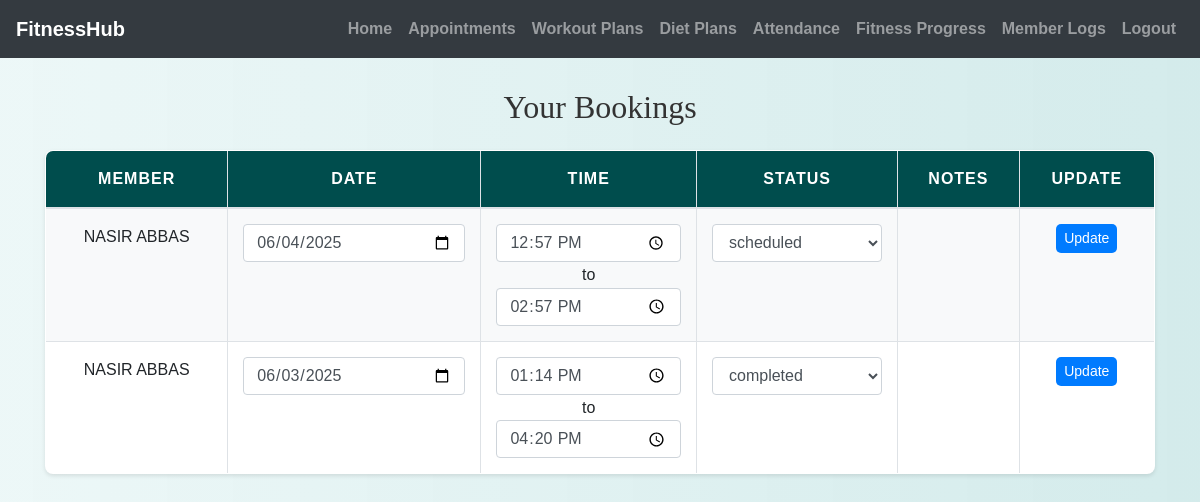
The page /trainer/view_bookings.php (signed in) on the database its author committed.
### tables this page shows
CREATE TABLE `appointments` (
  `appointment_id` int(11) NOT NULL,
  `member_id` int(11) NOT NULL,
  `trainer_id` int(11) NOT NULL,
  `appointment_date` date NOT NULL,
  `start_time` time NOT NULL,
  `end_time` time NOT NULL,
  `status` enum('scheduled','completed','cancelled','no_show') DEFAULT 'scheduled',
  `notes` text DEFAULT NULL,
  `created_at` timestamp NOT NULL DEFAULT current_timestamp()
);

CREATE TABLE `members` (
  `member_id` int(11) NOT NULL,
  `first_name` varchar(50) NOT NULL,
  `last_name` varchar(50) NOT NULL,
  `date_of_birth` date DEFAULT NULL,
  `gender` enum('male','female','other') DEFAULT NULL,
  `address` text DEFAULT NULL,
  `emergency_contact_name` varchar(100) DEFAULT NULL,
  `emergency_contact_phone` varchar(20) DEFAULT NULL,
  `health_conditions` text DEFAULT NULL,
  `fitness_goals` text DEFAULT NULL,
  `height` decimal(5,2) DEFAULT NULL,
  `weight` decimal(5,2) DEFAULT NULL,
  `profile_picture` varchar(255) DEFAULT NULL,
  `email` varchar(100) DEFAULT NULL,
  `password` varchar(255) NOT NULL
);

### trainer/view_bookings.php (the view, shortened to what this page needs)
<?php
include('config.php');
$trainer_id = $_SESSION['trainer_id'];
$query = "SELECT a.*, m.first_name, m.last_name FROM appointments a
          JOIN members m ON a.member_id = m.member_id
          WHERE a.trainer_id = ? ORDER BY a.appointment_date DESC";
$stmt = mysqli_prepare($conn, $query);
mysqli_stmt_bind_param($stmt, "i", $trainer_id);
mysqli_stmt_execute($stmt);
$bookings = mysqli_stmt_get_result($stmt);
?>
<!DOCTYPE html>
<html>
<head>
    <link rel="stylesheet" href="https://maxcdn.bootstrapcdn.com/bootstrap/4.5.2/css/bootstrap.min.css">
    <link rel="stylesheet" href="../css/style.css">
</head>
<body>
<?php include('navbar.php'); ?>
<div class="container mt-4">
    <h2 class="mb-4">Your Bookings</h2>
    <?php if (mysqli_num_rows($bookings) === 0): ?>
        <p>No bookings found.</p>
    <?php else: ?>
        <table class="table table-bordered table-striped">
            <thead>
                <tr>
                    <th>Member</th>
                    <th>Date</th>
                    <th>Time</th>
                    <th>Status</th>
                    <th>Notes</th>
                    <th>Update</th>
                </tr>
            </thead>
            <tbody>
            <?php while ($row = mysqli_fetch_assoc($bookings)): ?>
                <tr>
                    <form method="POST">
                        <td><?= htmlspecialchars($row['first_name'] . ' ' . $row['last_name']) ?></td>
                        <td><input type="date" name="appointment_date" class="form-control" min="<?= date('Y-m-d'); ?>" value="<?= $row['appointment_date'] ?>" required></td>
                        <td>
                            <input type="time" name="start_time" class="form-control" value="<?= $row['start_time'] ?>" required>
                            to
                            <input type="time" name="end_time" class="form-control" value="<?= $row['end_time'] ?>" required>
                        </td>
                        <td>
                            <select name="status" class="form-control" required>
                                <option <?= $row['status'] === 'scheduled' ? 'selected' : '' ?>>scheduled</option>
                                <option <?= $row['status'] === 'completed' ? 'selected' : '' ?>>completed</option>
                            </select>
                        </td>
                        <td><?= nl2br(htmlspecialchars($row['notes'])) ?></td>
                        <td><button type="submit" name="update_booking" class="btn btn-primary btn-sm">Update</button></td>
                    </form>
                </tr>
            <?php endwhile; ?>
            </tbody>
        </table>
    <?php endif; ?>
</div>
</body>
</html>

### css/style.css (style rules this page uses)
body { background: linear-gradient(90deg, rgba(233, 246, 246, 0.831), rgba(207, 233, 233, 0.9)); font-family: 'Arial', sans-serif; color: #333; line-height: 1.6; }
h1, h2, h3, h4 { text-align: center; margin-top: 30px; margin-bottom: 30px; font-family: 'Georgia', serif; }
.container { margin-bottom: 40px; }
.table { width: 100%; border-collapse: collapse; margin-top: 20px; font-size: 16px; background-color: #ffffff; border-radius: 8px; overflow: hidden; box-shadow: 0 2px 4px rgba(0, 0, 0, 0.1); }
.table th, .table td { padding: 15px; border: 1px solid #dee2e6; text-align: center; }
.table thead th { background-color: #004d4d; color: white; font-weight: bold; text-transform: uppercase; letter-spacing: 1px; }
.table tbody tr:nth-child(odd) { background-color: #f8f9fa; }
.btn-primary { color: #fff; border: none; border-radius: 5px; cursor: pointer; transition: background-color 0.3s ease; }

### rows shown on the page
appointments: member.last_name "NASIR ABBAS", appointment_date "06/04/2025", start_time "12:57:00", end_time "14:57:00", status "scheduled"
appointments: member.last_name "NASIR ABBAS", appointment_date "06/03/2025", start_time "13:14:00", end_time "16:20:00", status "completed"
